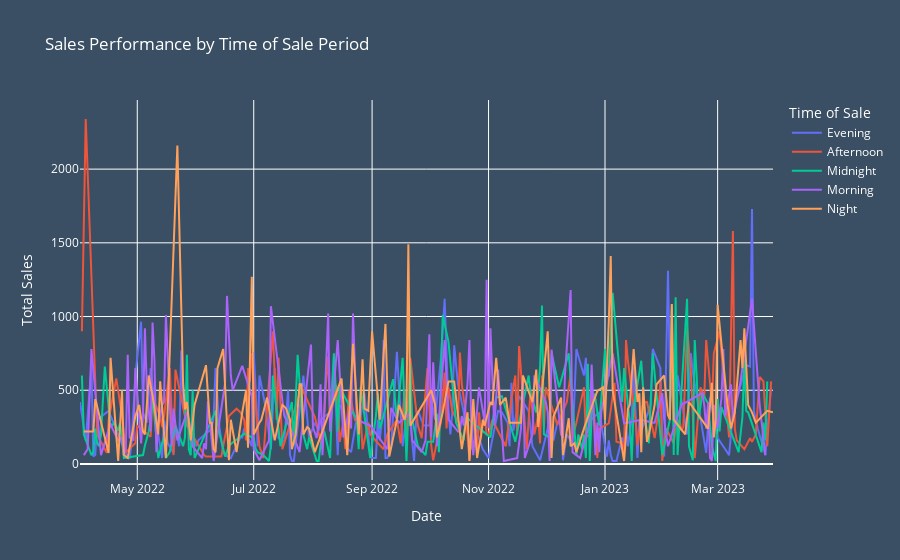

Notebook code for this chart:
### Code cell
import pandas as pd
import plotly.express as px

# Load data
df = pd.read_excel(r'C:\Users\TUF\Desktop\Franz FIles\Balaji-Fast-Food-Sales-Cleaned.xlsx')

# Clean and prepare
df['transaction_amount'] = pd.to_numeric(df['transaction_amount'], errors='coerce')
df = df.dropna(subset=['transaction_amount'])
df.columns = df.columns.str.strip().str.lower().str.replace(' ', '_')

# Group and plot
sales_by_time = df.groupby(['date', 'time_of_sale'])['transaction_amount'].sum().reset_index()
fig_line = px.line(
    sales_by_time,
    x='date',
    y='transaction_amount',
    color='time_of_sale',
    title='Sales Performance by Time of Sale Period',
    labels={'date': 'Date', 'transaction_amount': 'Total Sales', 'time_of_sale': 'Time of Sale'}
)

# Apply custom background color and white text
fig_line.update_layout(
    plot_bgcolor='#3a4f63',
    paper_bgcolor='#3a4f63',
    font=dict(color='white')
)

# Show and export
fig_line.show()
fig_line.write_html("salesperformance.html")

### Figure 1 — Plotly figure (JSON) as saved in the notebook; plotly's stock layout.template omitted (floating-point values rounded to 4 significant figures; data arrays with more than 128 entries replaced by an {"elided": "..."} marker saying what was removed)
{"data": [{"hovertemplate": "Time of Sale=Evening<br>Date=%{x}<br>Total Sales=%{y}<extra></extra>", "legendgroup": "Evening", "line": {"color": "#636efa", "dash": "solid"}, "marker": {"symbol": "circle"}, "mode": "lines", "name": "Evening", "orientation": "v", "showlegend": true, "type": "scatter", "x": {"elided": "165 str values"}, "xaxis": "x", "y": {"elided": "165 int values"}, "yaxis": "y"}, {"hovertemplate": "Time of Sale=Afternoon<br>Date=%{x}<br>Total Sales=%{y}<extra></extra>", "legendgroup": "Afternoon", "line": {"color": "#EF553B", "dash": "solid"}, "marker": {"symbol": "circle"}, "mode": "lines", "name": "Afternoon", "orientation": "v", "showlegend": true, "type": "scatter", "x": {"elided": "157 str values"}, "xaxis": "x", "y": {"elided": "157 int values"}, "yaxis": "y"}, {"hovertemplate": "Time of Sale=Midnight<br>Date=%{x}<br>Total Sales=%{y}<extra></extra>", "legendgroup": "Midnight", "line": {"color": "#00cc96", "dash": "solid"}, "marker": {"symbol": "circle"}, "mode": "lines", "name": "Midnight", "orientation": "v", "showlegend": true, "type": "scatter", "x": {"elided": "155 str values"}, "xaxis": "x", "y": {"elided": "155 int values"}, "yaxis": "y"}, {"hovertemplate": "Time of Sale=Morning<br>Date=%{x}<br>Total Sales=%{y}<extra></extra>", "legendgroup": "Morning", "line": {"color": "#ab63fa", "dash": "solid"}, "marker": {"symbol": "circle"}, "mode": "lines", "name": "Morning", "orientation": "v", "showlegend": true, "type": "scatter", "x": {"elided": "145 str values"}, "xaxis": "x", "y": {"elided": "145 int values"}, "yaxis": "y"}, {"hovertemplate": "Time of Sale=Night<br>Date=%{x}<br>Total Sales=%{y}<extra></extra>", "legendgroup": "Night", "line": {"color": "#FFA15A", "dash": "solid"}, "marker": {"symbol": "circle"}, "mode": "lines", "name": "Night", "orientation": "v", "showlegend": true, "type": "scatter", "x": {"elided": "155 str values"}, "xaxis": "x", "y": {"elided": "155 int values"}, "yaxis": "y"}], "layout": {"font": {"color": "white"}, "legend": {"title": {"text": "Time of Sale"}, "tracegroupgap": 0}, "paper_bgcolor": "#3a4f63", "plot_bgcolor": "#3a4f63", "title": {"text": "Sales Performance by Time of Sale Period"}, "xaxis": {"anchor": "y", "domain": [0, 1], "title": {"text": "Date"}}, "yaxis": {"anchor": "x", "domain": [0, 1], "title": {"text": "Total Sales"}}}}
